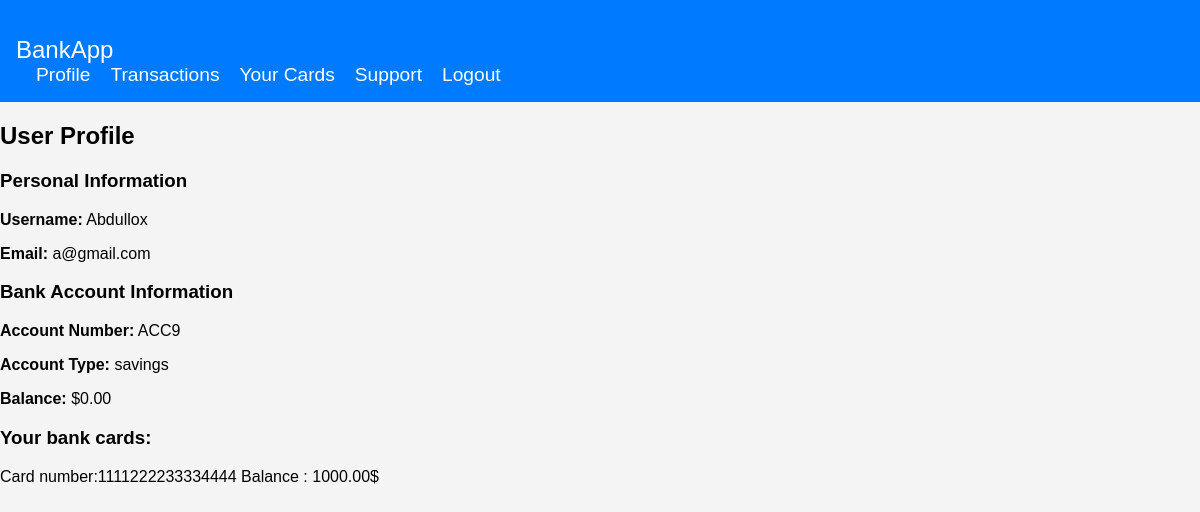
The app's page /profile (signed in), older data.
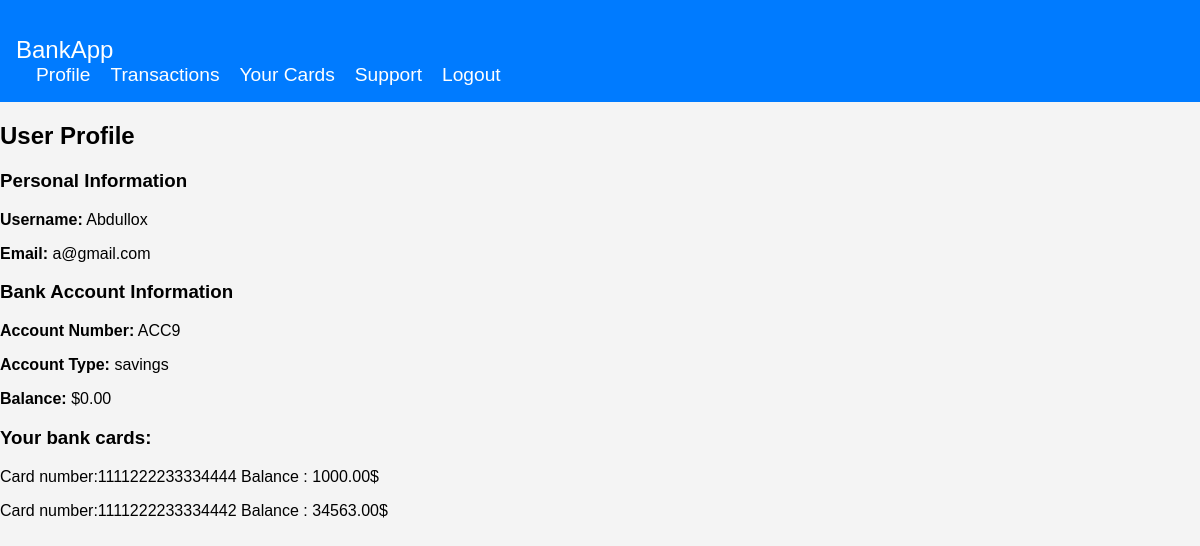
The same page, newer data.
### main/models.py (models this page shows, shortened)
class BankCard(models.Model):
    card_number = models.CharField(max_length=16,unique=True)
    balance = models.DecimalField(max_digits=15, decimal_places=2,default=0.0)
    owner = models.ForeignKey(BankAccount, on_delete=models.CASCADE)

### main/views.py (the view)
# urls.py: path('profile',views.profile, name= 'profile-page'),
@login_required
def profile(request):
    user = request.user
    try:
        bank_account = BankAccount.objects.get(user=user)
        bank_cards = BankCard.objects.filter(owner = bank_account)
    except BankAccount.DoesNotExist:
        bank_account = None
    return render(request,'main/profile.html',{'user':user, 'bank_account':bank_account,'bank_cards':bank_cards})

### main/templates/main/profile.html (shortened to what this page needs)
{% extends "main/base_auth.html" %}
{% load static %}
{% block content %}
<div class="profile-container">
    <h2>User Profile</h2>
    <div class="user-info">
        <h3>Personal Information</h3>
        <p><strong>Username:</strong> {{ user.username }}</p>
        <p><strong>Email:</strong> {{ user.email }}</p>
    </div>
    {% if bank_account %}
    <div class="bank-info">
        <h3>Bank Account Information</h3>
        <p><strong>Account Number:</strong> {{ bank_account.account_number }}</p>
        <p><strong>Account Type:</strong> {{ bank_account.account_type }}</p>
        <p><strong>Balance:</strong> ${{ bank_account.balance }}</p>
    </div>
    {% else %}
    <p>No bank account found for this user.</p>
    {% endif %}
    {% if bank_cards %}
    <h3>Your bank cards:</h3>
    {% for card in bank_cards %}
    <p>Card number:{{card.card_number}}  Balance : {{card.balance}}$</p>
    {% endfor %}
    {% else %}
    <p>No Bank card was found</p>
    {% endif %}
</div>
{% endblock %}

Row changes from the older to the newer data that the page shows:
added BankCard: card_number "1111222233334442", balance "34563.00"
